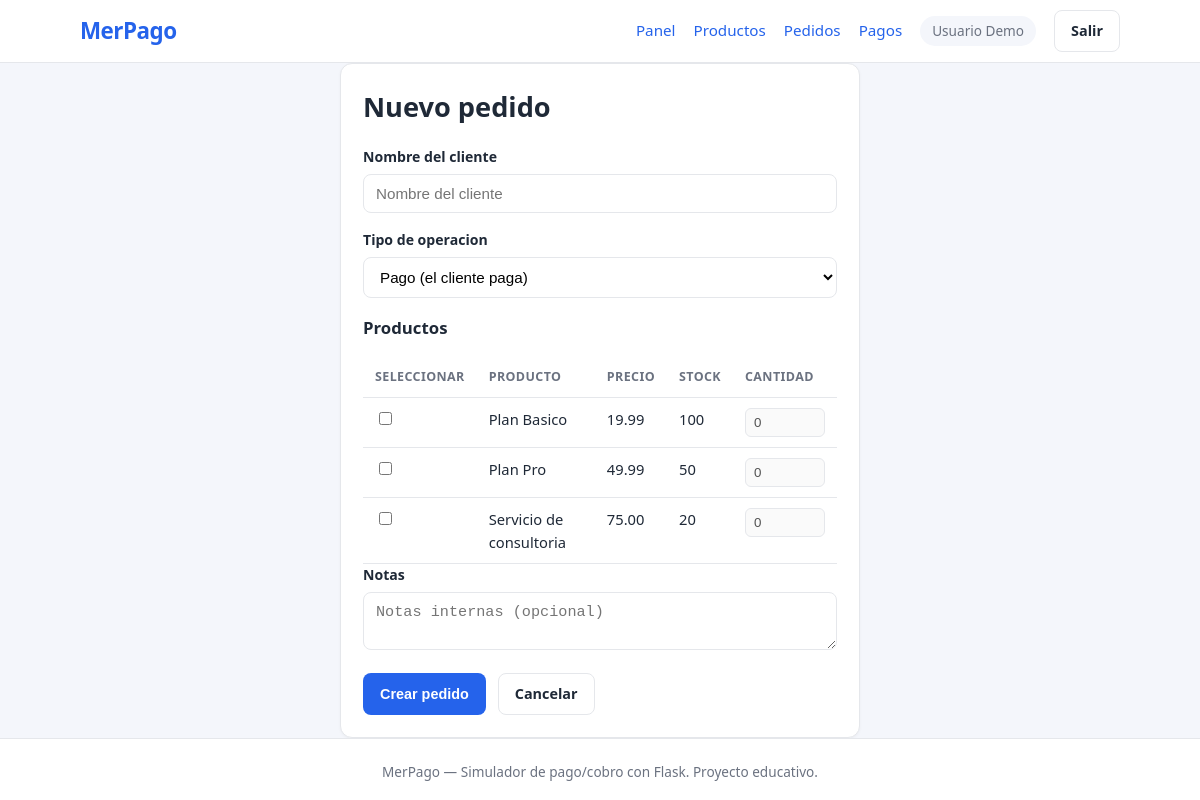
Page /orders/new (signed in) on the committed database.
### app/models.py (models this page shows, shortened)
class User(UserMixin, db.Model):
    __tablename__ = "users"
    id = db.Column(db.Integer, primary_key=True)
    name = db.Column(db.String(120), nullable=False)
    email = db.Column(db.String(255), unique=True, nullable=False, index=True)
    password_hash = db.Column(db.String(255), nullable=False)
    created_at = db.Column(db.DateTime, default=utcnow, nullable=False)
    products = db.relationship(
        "Product", back_populates="owner", cascade="all, delete-orphan"
    )
    orders = db.relationship("Order", back_populates="user")

class TimestampMixin:
    created_at = db.Column(db.DateTime, default=utcnow, nullable=False)
    updated_at = db.Column(
        db.DateTime, default=utcnow, onupdate=utcnow, nullable=False
    )

class Product(TimestampMixin, db.Model):
    __tablename__ = "products"
    id = db.Column(db.Integer, primary_key=True)
    name = db.Column(db.String(150), nullable=False)
    description = db.Column(db.Text, default="")
    price = db.Column(db.Numeric(10, 2), nullable=False)
    stock = db.Column(db.Integer, nullable=False, default=0)
    owner_id = db.Column(db.Integer, db.ForeignKey("users.id"), nullable=False)
    owner = db.relationship("User", back_populates="products")
    @property
    def price_float(self) -> float:
        return float(self.price) if self.price is not None else 0.0

### app/blueprints/orders.py (the view, shortened to what this page needs)
@orders_bp.route("/new", methods=["GET", "POST"])
@login_required
def create_order():
    form = OrderForm()
    products = (
        Product.query.filter_by(owner_id=current_user.id)
        .order_by(Product.name.asc())
        .all()
    )
    return render_template("orders/create.html", form=form, products=products)

### app/forms.py
class OrderForm(FlaskForm):
    customer_name = StringField(
        "Nombre del cliente", validators=[DataRequired(), Length(max=150)]
    )
    order_type = SelectField(
        "Tipo de operacion",
        choices=[("pago", "Pago (el cliente paga)"), ("cobro", "Cobro (generar cobro)")],
        validators=[DataRequired()],
    )
    notes = TextAreaField("Notas", validators=[Optional(), Length(max=2000)])
    submit = SubmitField("Crear pedido")

### app/models.py (called while the page is built)
@login_manager.user_loader
def load_user(user_id: str):
    return db.session.get(User, int(user_id))

### app/templates/orders/create.html (shortened to what this page needs)
{% extends "base.html" %}
{% from "_macros.html" import field %}
{% block content %}
<div class="card form-card">
    <h1>Nuevo pedido</h1>
    <form method="post" novalidate>
        {{ field(form.customer_name, "Nombre del cliente") }}
        {{ field(form.order_type) }}
        <h3 class="section-title">Productos</h3>
        {% if products %}
        <table class="table">
            <thead>
                <tr><th>Seleccionar</th><th>Producto</th><th>Precio</th><th>Stock</th><th>Cantidad</th></tr>
            </thead>
            <tbody>
                {% for product in products %}
                <tr>
                    <td><input type="checkbox" name="selected_{{ product.id }}" value="1"
                               onchange="toggleRow(this, {{ product.id }})"></td>
                    <td>{{ product.name }}</td>
                    <td>{{ "%.2f"|format(product.price_float) }}</td>
                    <td>{{ product.stock }}</td>
                    <td>
                        <input type="number" name="qty_{{ product.id }}" id="qty_{{ product.id }}"
                               class="qty-input" min="0" max="{{ product.stock }}" value="0" disabled>
                    </td>
                </tr>
                {% endfor %}
            </tbody>
        </table>
        {% else %}
        <p class="muted">Necesita <a href="{{ url_for('products.create_product') }}">crear productos</a> antes de armar un pedido.</p>
        {% endif %}
        {{ field(form.notes, "Notas internas (opcional)") }}
        <div class="form-actions">
            {{ form.submit(class="btn btn-primary") }}
            <a class="btn btn-outline" href="{{ url_for('orders.list_orders') }}">Cancelar</a>
        </div>
    </form>
</div>
{% endblock %}

### app/templates/base.html (shortened to what this page needs)
<!DOCTYPE html>
<html lang="es">
<head>
    <link rel="stylesheet" href="{{ url_for('static', filename='css/style.css') }}">
</head>
<body>
    <header class="navbar">
        <div class="container nav-inner">
            <a class="brand" href="{{ url_for('main.index') }}">MerPago</a>
            <nav class="nav-links">
                {% if current_user.is_authenticated %}
                    <a href="{{ url_for('main.dashboard') }}">Panel</a>
                    <a href="{{ url_for('products.list_products') }}">Productos</a>
                    <a href="{{ url_for('orders.list_orders') }}">Pedidos</a>
                    <a href="{{ url_for('payments.list_payments') }}">Pagos</a>
                    <span class="user-chip">{{ current_user.name }}</span>
                    <a class="btn btn-outline" href="{{ url_for('auth.logout') }}">Salir</a>
                {% else %}
                    <a href="{{ url_for('auth.login') }}">Iniciar sesion</a>
                    <a class="btn btn-primary" href="{{ url_for('auth.register') }}">Registrarse</a>
                {% endif %}
            </nav>
        </div>
    </header>
    <main class="container">
        {% block content %}{% endblock %}
    </main>
    <footer class="footer">
        <div class="container">
            MerPago &mdash; Simulador de pago/cobro con Flask. Proyecto educativo.
        </div>
    </footer>
</body>
</html>

### app/static/css/style.css (style rules this page uses)
:root { --bg: #f4f6fb; --card: #ffffff; --text: #1f2937; --muted: #6b7280; --primary: #2563eb; --primary-dark: #1d4ed8; --success: #16a34a; --warning: #d97706; --danger: #dc2626; --border: #e5e7eb; --radius: 12px; }
* { box-sizing: border-box; }
body { margin: 0; font-family: "Segoe UI", Roboto, Helvetica, Arial, sans-serif; background: var(--bg); color: var(--text); line-height: 1.55; }
.container { width: 100%; max-width: 1080px; margin: 0 auto; padding: 0 20px; }
a { color: var(--primary); text-decoration: none; }
.navbar { background: var(--card); border-bottom: 1px solid var(--border); position: sticky; top: 0; z-index: 10; }
.nav-inner { display: flex; align-items: center; justify-content: space-between; height: 62px; }
.brand { font-size: 1.4rem; font-weight: 700; color: var(--primary); letter-spacing: -0.5px; }
.nav-links { display: flex; align-items: center; gap: 18px; font-size: 0.95rem; }
.user-chip { background: var(--bg); padding: 4px 12px; border-radius: 999px; font-size: 0.85rem; color: var(--muted); }
main { padding: 30px 20px 60px; }
h1 { font-size: 1.7rem; margin: 0 0 18px; }
h3 { font-size: 1.05rem; }
.card { background: var(--card); border: 1px solid var(--border); border-radius: var(--radius); padding: 22px; margin-bottom: 22px; box-shadow: 0 1px 3px rgba(0,0,0,0.04); }
.btn { display: inline-block; border: 1px solid transparent; border-radius: 8px; padding: 9px 16px; font-size: 0.9rem; font-weight: 600; cursor: pointer; text-align: center; transition: background 0.15s, border 0.15s; }
.btn-primary { background: var(--primary); color: #fff; }
.btn-outline { background: transparent; border-color: var(--border); color: var(--text); }
.form-group label { display: block; font-weight: 600; font-size: 0.88rem; margin-bottom: 6px; }
.form-control { width: 100%; padding: 10px 12px; border: 1px solid var(--border); border-radius: 8px; font-size: 0.95rem; background: #fff; }
.form-actions { display: flex; gap: 12px; margin-top: 10px; }
.auth-card, .form-card { max-width: 520px; margin: 0 auto; }
.table { width: 100%; border-collapse: collapse; font-size: 0.92rem; }
.table th, .table td { text-align: left; padding: 10px 12px; border-bottom: 1px solid var(--border); vertical-align: top; }
.table thead th { font-size: 0.78rem; text-transform: uppercase; letter-spacing: 0.4px; color: var(--muted); }
.qty-input { width: 80px; padding: 6px 8px; border: 1px solid var(--border); border-radius: 6px; }
.footer { border-top: 1px solid var(--border); padding: 22px 0; color: var(--muted); font-size: 0.85rem; text-align: center; background: var(--card); }

### rows in the picture
User: name "Usuario Demo"
Product: name "Plan Basico", price_float "19.99", stock "100"
Product: name "Plan Pro", price_float "49.99", stock "50"
Product: name "Servicio de consultoria", price_float "75.00", stock "20"

### other values in the picture
{{ f.label }} "Nombre del cliente Tipo de operacion Notas"
